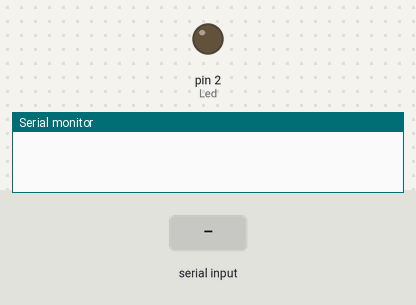
Recording of a sketch running on a simulated Arduino Uno, built with avr-gcc and run on an emulated ATmega328P. Shown: output pins drawn as LEDs (lit = HIGH), the last lines printed to the serial monitor. The inputs (shaded band) are chosen by the test bench.

Above: at 1.2 s.
1.3 s: "A" received over the second serial link
At 1.8 s:
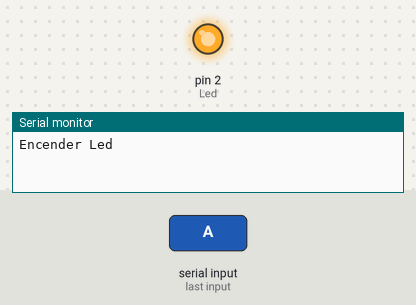
2.8 s: "B" received over the second serial link
At 4.2 s:
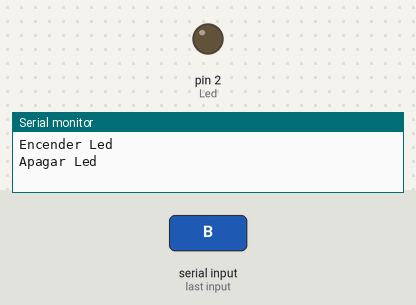
Timing chart, 0 to 5.8 s (numbered marks = the images above; inputs shaded):
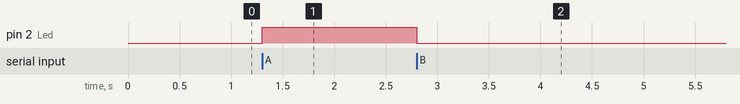

Measured:
- after the input at 1.3 s, pin 2 (Led): LOW → HIGH at once
- after the input at 2.8 s, pin 2 (Led): HIGH → LOW at once

The sketch:

ArduinoLedBluetooth.ino
```cpp
#include <SoftwareSerial.h>
SoftwareSerial BTSerial(12, 13);

int Led = 2;

void setup() {
  Serial.begin(9600);
  BTSerial.begin(9600);
  pinMode(Led, OUTPUT);
}

void loop() {
  if (BTSerial.available()) {
    char Mensaje = BTSerial.read();
    if (Mensaje == 'A') {
      digitalWrite(Led, HIGH);
      Serial.println("Encender Led");
    }
    else if (Mensaje == 'B') {
      digitalWrite(Led, LOW);
      Serial.println("Apagar Led");
    }
  }
}
```
